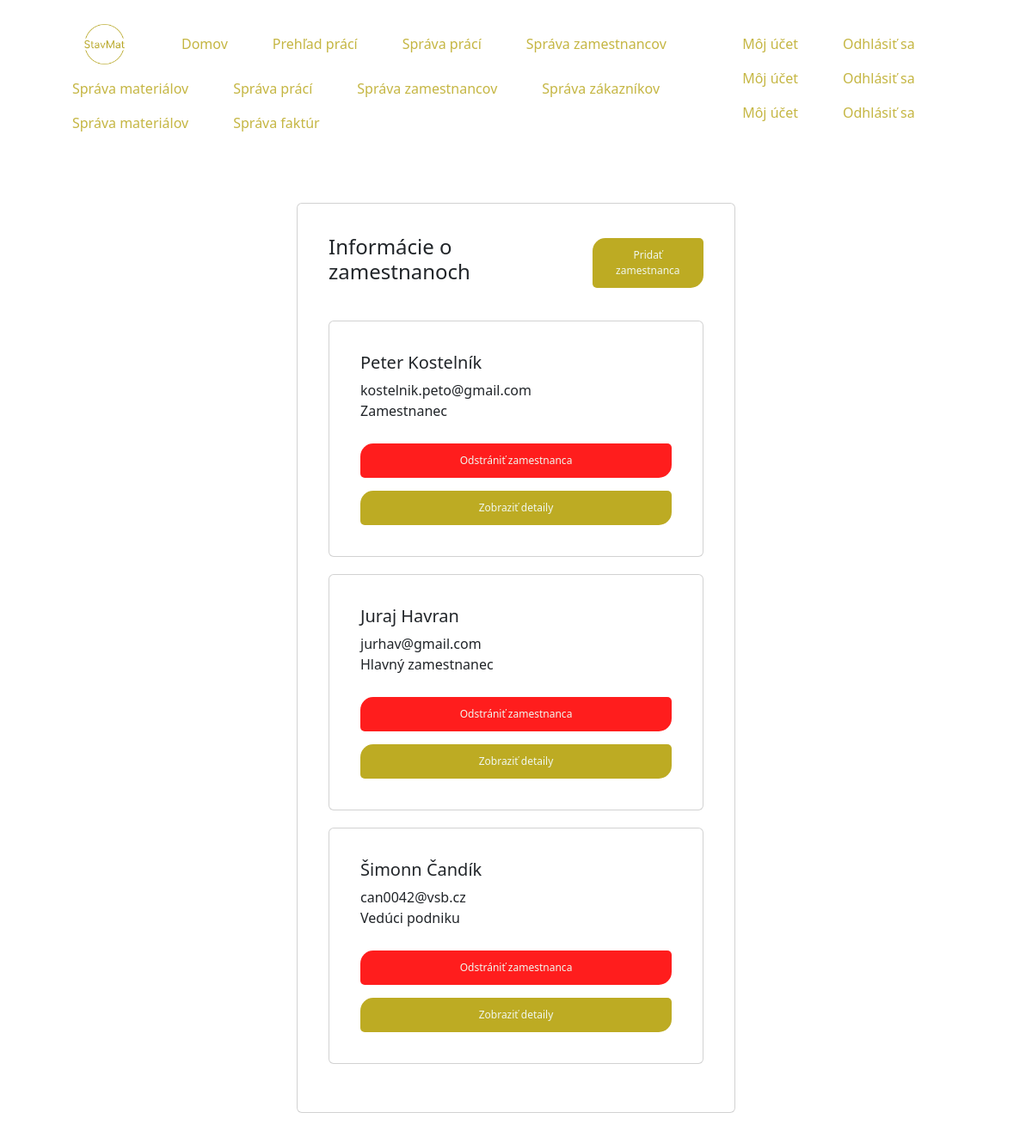
Page /employee/details/ (signed in) on the committed database.
### stavMat/models.py (models this page shows, shortened)
class Zamestnanec(models.Model):
    meno = models.CharField(max_length=50)
    priezvisko = models.CharField(max_length=50)
    email = models.CharField(max_length=50)
    telefon = models.CharField(max_length=20, verbose_name='Telefón', unique=True, error_messages={'unique': 'Tento telefón už existuje.'})
    adresa_bydliska = models.CharField(max_length=30)
    psc = models.CharField(max_length=10, verbose_name='PSČ')
    mesto_bydliska = models.CharField(max_length=20)
    stat_bydliska = models.CharField(max_length=30, verbose_name='Štát bydliska')
    datum_nastupu = models.DateField(verbose_name='Dátum nástupu')
    kvalifikacie = models.TextField(null=True, blank=True, verbose_name='Kvalifikácie')
    VEDUCI = 'V'
    HLAVNY_ZAMESTNANEC = 'H'
    ZAMESTNANEC = 'Z'
    TYPY_OSOB = [
        (VEDUCI, 'Vedúci podniku'),
        (HLAVNY_ZAMESTNANEC, 'Hlavný zamestnanec'),
        (ZAMESTNANEC, 'Zamestnanec'),
    ]
    role = models.CharField(max_length=1, choices=TYPY_OSOB)
    prihlasovacie_meno = models.CharField(max_length=50)
    prihlasovacie_heslo = models.CharField(max_length=16)

### stavMat/views.py (the view)
# urls.py: path('employee/details/', views.employee_details, name='employee_details'),
@login_required
def employee_details(request):
    zamestnanec = Zamestnanec.objects.all()
    user = request.user
    return render(request, 'stavMat/login_employee_details.html', {'zamestnanec': zamestnanec, 'user': user})

### stavMat/templates/stavMat/login_employee_details.html (shortened to what this page needs)
{% extends "stavMat/base_customer.html" %}
{% load static %}
{% block head %}
    <link rel="stylesheet" type="text/css" href="{% static 'customer_project.css' %}">
{% endblock %}
{% block body %}
    <div class="container section">
        <div class="card">
            <div class="card-body">
                <div class="card-head">
                    <h4 class="card-title">Informácie o zamestnanoch</h4>
                    {% if user.is_authenticated %}
                        {% if user.groups.all %}
                            {% for group in user.groups.all %}
                                {% if group.name == 'Vedúci podniku' %}
                                    <div class="row">
                                        <div class="col">
                                            <a class="btn" type="submit" href="{% url 'create_employee' %}">Pridať
                                                zamestnanca</a>
                                        </div>
                                    </div>
                                {% endif %}
                            {% endfor %}
                        {% endif %}
                    {% endif %}
                </div>
                {% for z in zamestnanec %}
                    <div class="card">
                        <div class="card-body">
                            <h5 class="card-title">
                                {{ z.meno }} {{ z.priezvisko }}
                            </h5>
                            <p class="card-text">
                                {{ z.email }}
                                <br>
                                {% if z.role == 'Z' %}
                                    Zamestnanec
                                {% elif z.role == 'H' %}
                                    Hlavný zamestnanec
                                {% elif z.role == 'V' %}
                                    Vedúci podniku
                                {% endif %}
                            </p>
                            <div class="row">
                                <div class="col">
                                    {% if user.is_authenticated %}
                                        {% if user.groups.all %}
                                            {% for group in user.groups.all %}
                                                {% if group.name == 'Vedúci podniku' %}
                                                    <div class="row">
                                                        <div class="col">
                                                            <a class="btn btn-delete" type="submit"
                                                               href="{% url 'delete_employee' z.pk%}">Odstrániť
                                                                zamestnanca</a>
                                                        </div>
                                                    </div>
                                                {% endif %}
                                            {% endfor %}
                                        {% endif %}
                                    {% endif %}
                                    <a class="btn" type="submit" href="{% url 'employee_info' z.pk %}">Zobraziť
                                        detaily</a>
                                </div>
                            </div>
                        </div>
                    </div>
                {% endfor %}
            </div>
        </div>
    </div>
{% endblock %}

### stavMat/templates/stavMat/base_customer.html (shortened to what this page needs)
{% load static %}
<!DOCTYPE html>
<html lang="cz">
<head>
    <link href="https://cdn.jsdelivr.net/npm/bootstrap@5.3.3/dist/css/bootstrap.min.css" rel="stylesheet"
>
    <link href="{% static 'customer_index.css' %}" rel="stylesheet">
    {% block head %}
    {% endblock %}
</head>
<body>
<div class="container-fluid px-5 pb-2 header">
    <div class="left-items">
        <ul class="nav">
            <li class="nav-item">
                <a class="nav-link" href="{% url 'index' %}">
                    <img src="{% static 'resources/Logo.png' %}" width="75" height="46.76">
                </a>
            </li>
            <li class="nav-item">
                <a class="nav-link active" href="{% url 'customer' %}">Domov</a>
            </li>
            {% if user.is_authenticated %}
                {% if user.groups.all %}
                    {% for group in user.groups.all %}
                        {% if group.name == 'Zamestnanec' %}
                            <li class="nav-item">
                                <a class="nav-link" href="{% url 'employee_work' %}">Prehľad prácí</a>
                            </li>
                        {% endif %}
                        {% if group.name == 'Hlavný zamestnanec' %}
                            <li class="nav-item">
                                <a class="nav-link" href="{% url 'employee_work' %}">Správa prácí</a>
                            </li>
                            <li class="nav-item">
                                <a class="nav-link" href="{% url 'employee_details' %}">Správa zamestnancov</a>
                            </li>
                            <li class="nav-item">
                                <a class="nav-link" href="{% url 'employee_materials' %}">Správa materiálov</a>
                            </li>
                        {% endif %}
                        {% if group.name == 'Vedúci podniku' %}
                            <li class="nav-item">
                                <a class="nav-link" href="{% url 'employee_work' %}">Správa prácí</a>
                            </li>
                            <li class="nav-item">
                                <a class="nav-link" href="{% url 'employee_details' %}">Správa zamestnancov</a>
                            </li>
                            <li class="nav-item">
                                <a class="nav-link" href="{% url 'employee_customer' %}">Správa zákazníkov</a>
                            </li>
                            <li class="nav-item">
                                <a class="nav-link" href="{% url 'employee_materials' %}">Správa materiálov</a>
                            </li>
                            <li class="nav-item">
                                <a class="nav-link" href="{% url 'employee_faktura' %}">Správa faktúr</a>
                            </li>
                        {% endif %}
                    {% endfor %}
                {% endif %}
            {% endif %}
        </ul>
    </div>
    <div class="right-items">
        <ul class="nav">
            {% if user.is_authenticated %}
                {% for group in user.groups.all %}
                    {% if group.name == 'Zákazník' %}
                        <li class="nav-item">
                            <a class="nav-link" href="{% url 'user_account' %}">Môj účet</a>
                        </li>
                        <li class="nav-item">
                            <a class="nav-link" href="{% url 'logout_customer' %}">Odhlásiť sa</a>
                        </li>
                    {% else %}
                        <li class="nav-item">
                            <a class="nav-link" href="{% url 'employee_account' %}">Môj účet</a>
                        </li>
                        <li class="nav-item">
                            <a class="nav-link" href="{% url 'logout_employee' %}">Odhlásiť sa</a>
                        </li>
                    {% endif %}
                {% endfor %}
            {% endif %}
        </ul>
    </div>
</div>
{% block body %}
{% endblock %}
</body>
</html>

### stavMat/static/customer_index.css (style rules this page uses)
.header { display: flex; justify-content: space-between; align-items: center; margin: 20px auto; }
.nav { display: flex; align-items: center; padding: 0; margin: 0; }
.nav-item { margin-left: 20px; }
a.nav-link { color: #C5B643; text-decoration: none; }

### stavMat/static/customer_project.css (style rules this page uses)
.section { display: flex; align-items: center; justify-content: center; padding: 45px; width: 75vh; }
.card { width: 100%; margin: 0 0 20px 0; padding: 20px; }
.card-head { display: flex; flex-direction: row; justify-content: space-between; align-items: center; margin-bottom: 35px; }
.btn { padding: 10px; background-color: #BDAB23; color: #F0F7EE; font-size: 12px; width: 100%; border-radius: 15px 5px 15px 5px; }

### stavMat/templates/stavMat/login_employee_details.html (style rules this page uses)
.btn-delete { margin: 10px 0 15px 0; background-color: #ff1d1d; color: #F0F7EE; }

### rows in the picture
Zamestnanec: meno "Peter", priezvisko "Kostelník", email "kostelnik.peto@gmail.com", role "Zamestnanec"
Zamestnanec: meno "Juraj", priezvisko "Havran", email "jurhav@gmail.com", role "Hlavný zamestnanec"
Zamestnanec: meno "Šimonn", priezvisko "Čandík", email "can0042@vsb.cz", role "Vedúci podniku"
